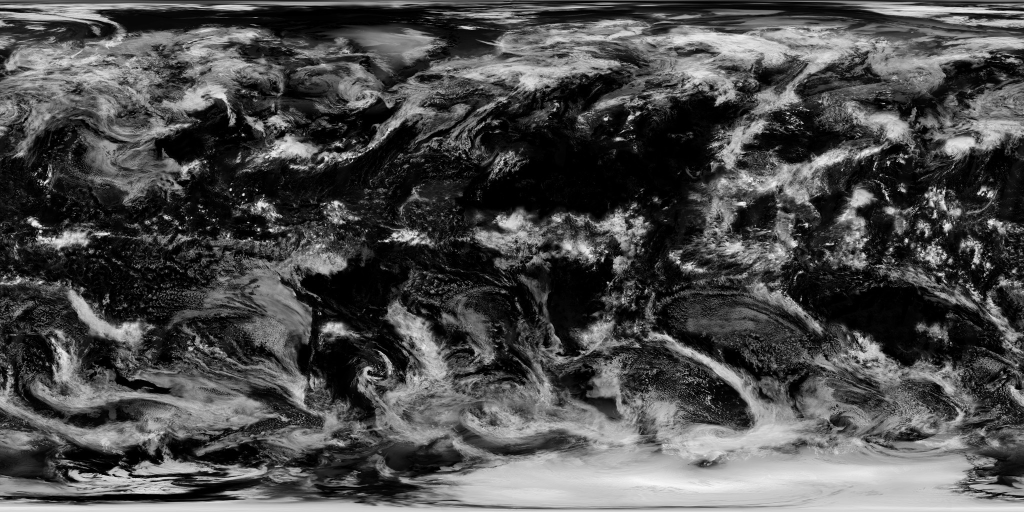
#> input picture test_clouds_eq.jpg, 2048 x 1024 px (shown at 1/2 size)
$ python clouds_pipeline.py test_clouds_eq.jpg face4_cmp.png face4_cmp.png
#> lines starting #> are read from the running program, lines starting #| are printed output that depends on the picture
"""equirectangular雲画像 → cubemap DDSタイル群 変換パイプライン v2 (bilinear)"""
import os, sys, json
import numpy as np
from PIL import Image
import quicktex.dds
from quicktex.s3tc.bc1 import BC1Encoder

FACE_SIZE = 1024
TILE = 256
GRID = 4
LON_OFFSET = 0.0

def face_dirs(face, u, v):
    o = np.ones_like(u)
    if face == 0:   return  o, -v, -u   # +X (GL standard)
    if face == 1:   return -o, -v,  u   # -X
    if face == 2:   return  u,  o,  v   # +Y
    if face == 3:   return  u, -o, -v   # -Y
    if face == 4:   return  u, -v,  o   # +Z
    if face == 5:   return -u, -v, -o   # -Z

def render_face(eq, face):
    H, W = eq.shape
    idx = (np.arange(FACE_SIZE) + 0.5) / FACE_SIZE * 2 - 1
    u, v = np.meshgrid(idx, idx)
    x, y, z = face_dirs(face, u, v)
    r = np.sqrt(x*x + y*y + z*z)
    lat = np.arcsin(z / r)
    lon = np.arctan2(y, x) + np.radians(LON_OFFSET)
    fx = ((lon + np.pi) / (2 * np.pi)) % 1.0 * W - 0.5
    fy = (np.pi / 2 - lat) / np.pi * (H - 1)
    x0 = np.floor(fx).astype(int)
    wx = fx - x0
    x0 = x0 % W
    x1 = (x0 + 1) % W          # 経度はラップ
    y0 = np.clip(np.floor(fy).astype(int), 0, H - 1)
    y1 = np.clip(y0 + 1, 0, H - 1)
    wy = fy - np.floor(fy)
    e = eq.astype(np.float32)
    val = (e[y0, x0] * (1 - wx) * (1 - wy) + e[y0, x1] * wx * (1 - wy)
         + e[y1, x0] * (1 - wx) * wy       + e[y1, x1] * wx * wy)
    # 極収束: 高緯度ほど、その緯度帯の平均輝度に寄せて放射状アーティファクトを防ぐ
    abslat = np.abs(lat)
    t = np.minimum(np.clip((np.degrees(abslat) - 78.0) / 12.0, 0, 1)**2, 0.5)  # 78度から極へ0→0.5
    if t.max() > 0:
        # 各行(=各緯度)の平均をブレンド先にする
        from scipy import ndimage as _nd
        latd = np.degrees(abslat)
        bins = np.clip(((latd - 40) / 2).astype(int), 0, 24)
        means = np.asarray(_nd.mean(val, bins, index=np.arange(25)), dtype=float)
        centers = 41.0 + 2.0*np.arange(25)          # 各ビンの中心緯度
        ok = np.isfinite(means)
        prof = np.interp(latd, centers[ok], means[ok])   # 段差を消す連続補間
        val = val * (1 - t) + prof * t
    return np.clip(val + 0.5, 0, 255).astype(np.uint8)

def patch_header(path):
    data = bytearray(open(path, "rb").read())
    data[0x18:0x20] = b"\x00" * 8
    open(path, "wb").write(data)

def main(src_path, out_dir, date_dir):
#> called with src_path = 'test_clouds_eq.jpg', out_dir = 'face4_cmp.png', date_dir = 'face4_cmp.png'
    os.makedirs(f"{out_dir}/{date_dir}", exist_ok=True)
    eq = np.asarray(Image.open(src_path).convert("L"))
    print("source:", eq.shape)
#| source: (1024, 2048)
    for face in range(6):
        img = render_face(eq, face)
        for col in range(GRID):
            for row in range(GRID):
                tile = img[row*TILE:(row+1)*TILE, col*TILE:(col+1)*TILE]
                rgba = Image.fromarray(tile).convert("RGBA")
                out = f"{out_dir}/{date_dir}/{face}_2_{col}_{row}.dds"
                quicktex.dds.encode(rgba, BC1Encoder(), "DXT1", mip_count=1).save(out)
                patch_header(out)
        print(f"face {face} done")
#> this loop made 1 pass
#> pass 1, in render_face, `val = (e[y0, x0] * (1 - wx) * (1 - wy) + e[y0, x1] * wx * (1 - wy) + e..`:
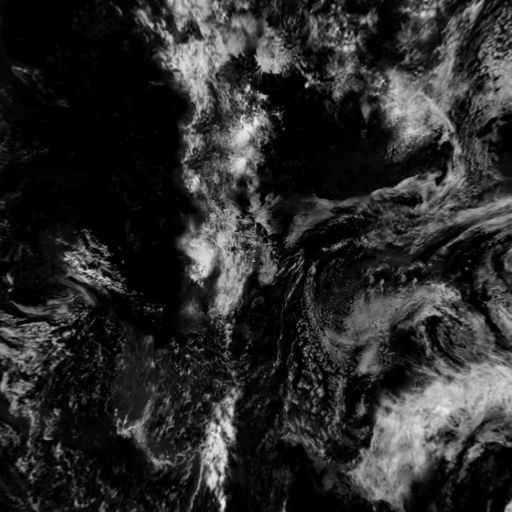
#> val: shape (1024, 1024) float64 (shown at 1/2 size); min 0, max 241.8, mean 43.6
#> after the loop:
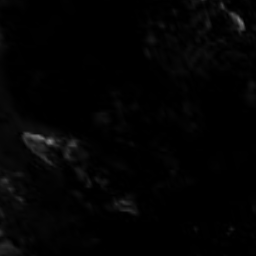
#> rgba: PIL image 256x256 RGBA; mean R, G, B, A 3.1, 3.1, 3.1, 255
    with open(f"{out_dir}/root.json", "w") as f:
        json.dump({"baseUrl": f"https://hdhsksdhsk.github.io/pixel-clouds/{date_dir}/"}, f)
    print("all done")

if __name__ == "__main__":
    main(sys.argv[1], sys.argv[2], sys.argv[3])
#> (the call stopped at in main, `quicktex.dds.encode(rgba, BC1Encoder(), "DXT1", mip_count=1).save(out)`: quicktex is not available in this run)

$ run again, on google_clouds_eq.png
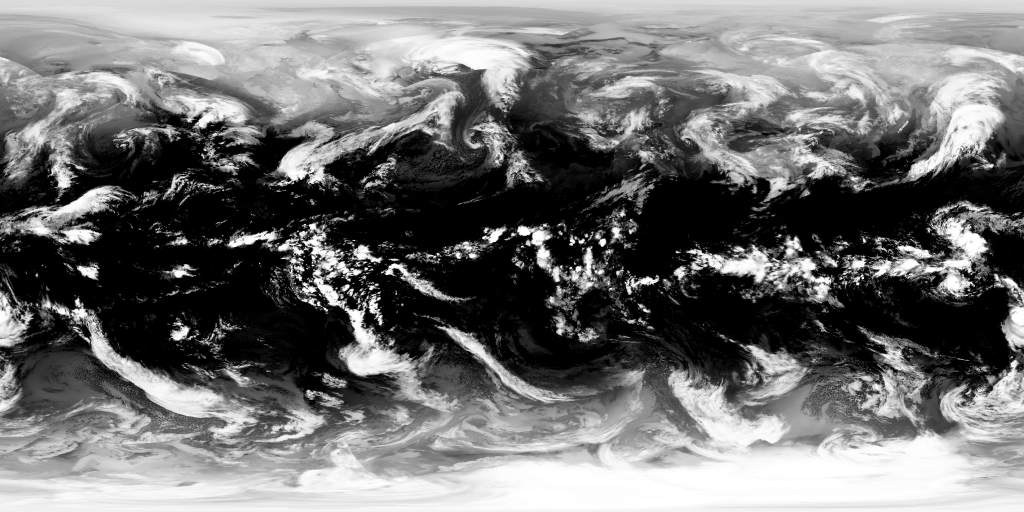
#> input picture google_clouds_eq.png, 2048 x 1024 px (shown at 1/2 size)
#> in main, eq is the input picture: shape (1024, 2048); min 0, max 255, mean 113.4
#| source: (1024, 2048)
#> the loop in main, `for face in range(6):` made 1 pass
#> pass 1, in render_face, `val = (e[y0, x0] * (1 - wx) * (1 - wy) + e[y0, x1] * wx * (1 - wy) + e..`:
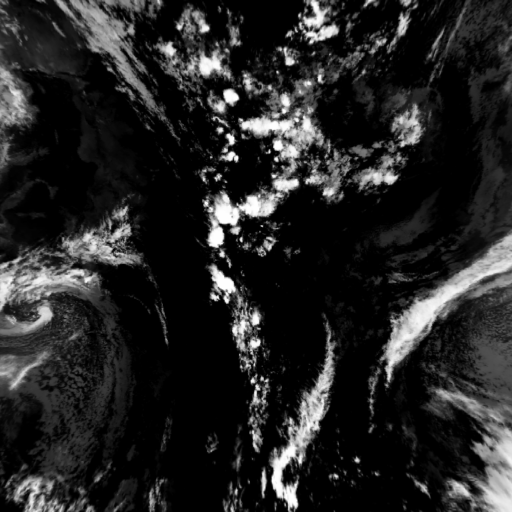
#> val: shape (1024, 1024) float64 (shown at 1/2 size); min 0, max 255, mean 36.9; drawn with min black and max white
#> after the loop in main, `for face in range(6):`:
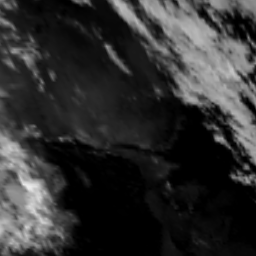
#> rgba: PIL image 256x256 RGBA; mean R, G, B, A 47.1, 47.1, 47.1, 255

$ run again, on pole_check.png
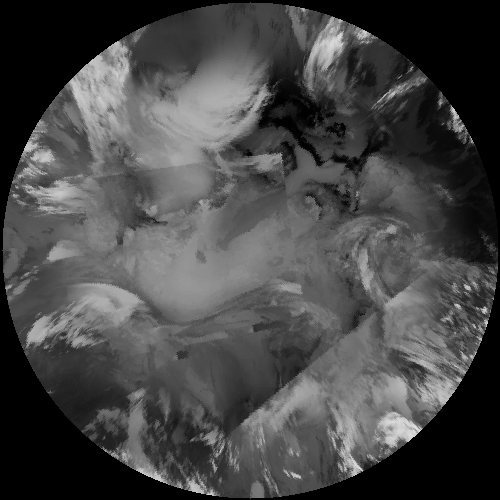
#> input picture pole_check.png, 500 x 500 px
#> in main, eq is the input picture: shape (500, 500); min 0, max 227, mean 71
#| source: (500, 500)
#> the loop in main, `for face in range(6):` made 1 pass
#> pass 1, in render_face, `val = (e[y0, x0] * (1 - wx) * (1 - wy) + e[y0, x1] * wx * (1 - wy) + e..`:
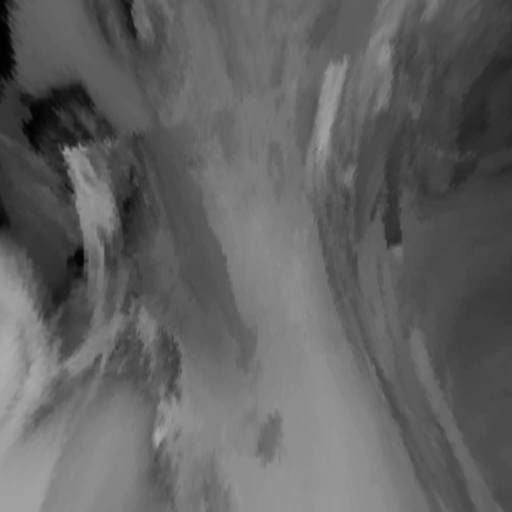
#> val: shape (1024, 1024) float64 (shown at 1/2 size); min 1, max 170, mean 98.6
#> after the loop in main, `for face in range(6):`:
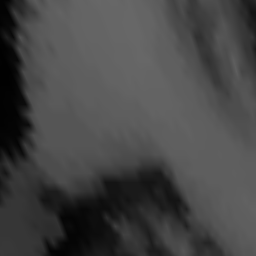
#> rgba: PIL image 256x256 RGBA; mean R, G, B, A 69.8, 69.8, 69.8, 255
